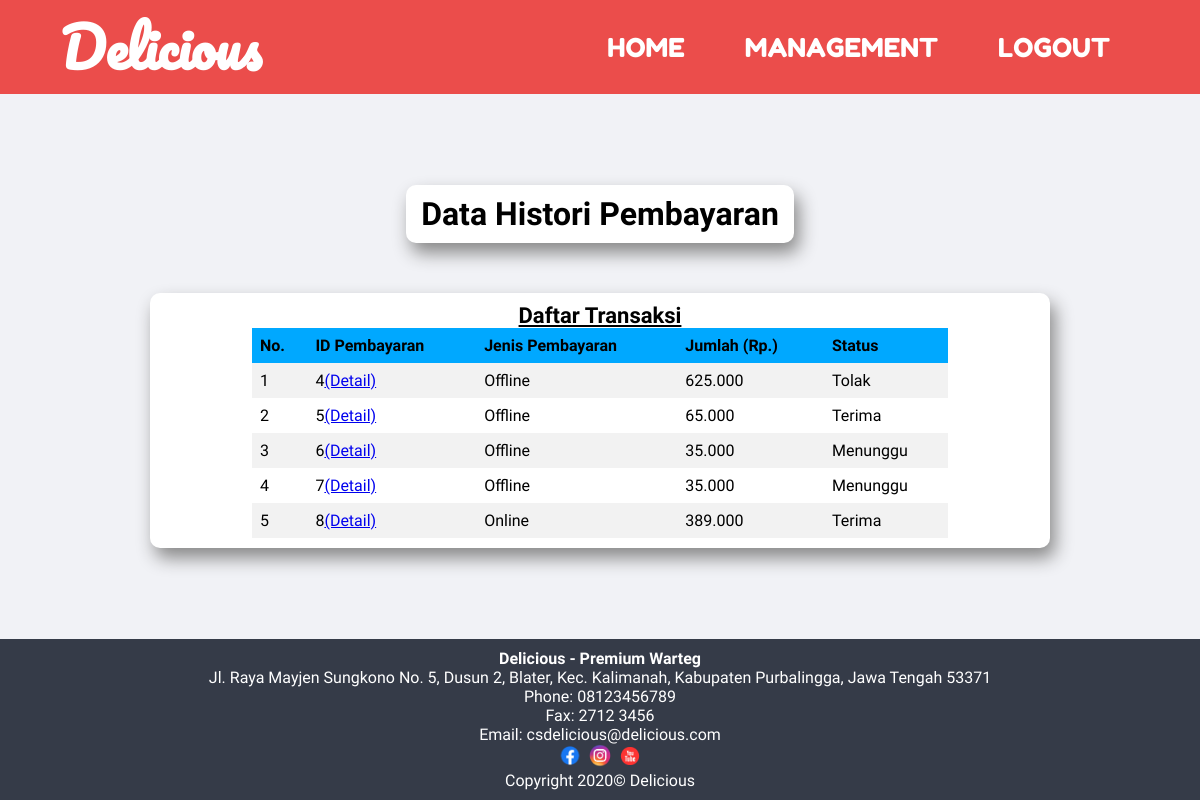
The page /management-customer-payment-history.php (signed in) on the database its author committed.
### tables this page shows
CREATE TABLE `pembayaran` (
  `id_pembayaran` int(11) NOT NULL,
  `id_pengguna` int(11) NOT NULL,
  `jenis_pembayaran` enum('offline','online') NOT NULL,
  `bayar` int(11) NOT NULL,
  `status` enum('terima','tolak','menunggu') NOT NULL,
  `tanggal` date NOT NULL
);

### include/class/connect.php (called while the page is built, shortened)
<?php
    class Dbh{
        protected function connect(){
            $this->servername = "localhost";
            $this->username = "root";
            $this->password = "";
            $this->dbname = "delicious";
            $conn = new mysqli($this->servername,$this->username,$this->password,$this->dbname);
            return $conn;
        }
    }
?>

### include/class/paymentlog.php (called while the page is built, shortened)
<?php
    class PaymentLog extends Dbh{
        public function paymentHistoryCustomer($id_pengguna){
            $sql = "SELECT * FROM pembayaran WHERE id_pengguna = $id_pengguna";
            $execute = $this->connect()->query($sql);
            if($execute->num_rows > 0){
               while($row = $execute->fetch_assoc()){
                   $data[] = $row;
               }
               return $data;
            }else{
                return false;
            }
        }
    }
?>

### management-customer-payment-history.php (the view, shortened to what this page needs)
<?php
    include ('include/class/connect.php');
    include ('include/class/paymentlog.php');
?>
<?php
    if(isset($_SESSION['id_pengguna'])){
        if($_SESSION['level'] != 'customer'){
            header('location:management.php');
        }else{
            $id_pengguna = $_SESSION['id_pengguna'];
        }
    }else{
        header('location:login.php');
    }
?>
<?php
    $paymentLog = new PaymentLog();
    $dataPayment = $paymentLog->paymentHistoryCustomer($id_pengguna);
?>
<!DOCTYPE html>
<html lang="en">
<head>
    <?php include ('include/head.php') ?>
    <link rel="stylesheet" href="style/management-data.css" type="text/css">
</head>
<body>
    <?php include ('include/nav.php') ?>
    <main>
    <div class="main-container">
            <h1 class="title">Data Histori Pembayaran</h1>
            <div class="sub-container" style="width: 75%;">
                <h3 class="sub-title">Daftar Transaksi</h3>
                <div class="insert-form">
                    <?php if($dataPayment == false): ?>
                        <h3>Belum ada data transaksi yang diinput!</h3>
                    <?php else: ?>
                        <?php $nomor = 1 ?>
                        <table class='update-table-food'>
                        <tr>
                            <th>No.</th>
                            <th>ID Pembayaran</th>
                            <th>Jenis Pembayaran</th>
                            <th>Jumlah (Rp.)</th>
                            <th>Status</th>
                        </tr>
                        <?php foreach($dataPayment as $data): ?>
                            <tr>
                                <td><?php echo $nomor ?></td>
                                <td><?php echo $data['id_pembayaran'] ?><a href='detail-payment-history.php?id_pembayaran=<?php echo $data['id_pembayaran'] ?>'>(Detail)</a></td>
                                <td><?php echo ucfirst($data['jenis_pembayaran']) ?></td>
                                <td><?php echo number_format($data['bayar'] , 0, ',', '.') ?></td>
                                <td><?php echo ucfirst($data['status']) ?></td>
                            </tr>
                            <?php $nomor++ ?>
                        <?php endforeach ?>
                        </table>
                    <?php endif ?>
                </div>
            </div>
        </div>
    </main>
    <?php include ('include/footer.php')?>
</body>
</html>

### style/index.css (style rules this page uses)
* { margin: 0; padding: 0; box-sizing: border-box; font-family: 'Baloo Tamma 2', cursive; }
body { width: 100%; height: 100%; display: flex; flex-direction: column; justify-content: space-between; align-items: center; min-height: 100vh; }
main { width: 100%; display: flex; flex-grow: 1; background-color:#f1f2f6; }

### style/management-data.css (style rules this page uses)
main { justify-content: space-around; align-items: center; flex-direction: column; }
.main-container { margin: 25px 0; width: 100%; display: flex; justify-content: space-around; align-items: center; flex-direction: column; }
.title { padding: 10px 15px; background-color: white; border-radius: 10px; box-shadow: 5px 10px 18px #888888; }
.sub-title { text-decoration: underline; text-align: center; font-size: 22px; }
.sub-container { padding: 10px 15px; border-radius: 10px; width: 30%; display: flex; flex-direction: column; justify-content: center; align-items: center; background-color: white; box-shadow: 5px 10px 18px #888888; }
.insert-form { width: 80%; display: flex; flex-direction: column; }
.update-table-food { border-collapse: collapse; width: 100%; }
.update-table-food th, .update-table-food td { text-align: left; padding: 8px; }
.update-table-food th { background-color: #00a8ff; }
.update-table-food tr:nth-child(even) { background-color: #f2f2f2; }

### rows shown on the page
pembayaran: id_pembayaran "4", jenis_pembayaran "Offline", bayar "625.000", status "Tolak"
pembayaran: id_pembayaran "5", jenis_pembayaran "Offline", bayar "65.000", status "Terima"
pembayaran: id_pembayaran "6", jenis_pembayaran "Offline", bayar "35.000", status "Menunggu"
pembayaran: id_pembayaran "7", jenis_pembayaran "Offline", bayar "35.000", status "Menunggu"
pembayaran: id_pembayaran "8", jenis_pembayaran "Online", bayar "389.000", status "Terima"
